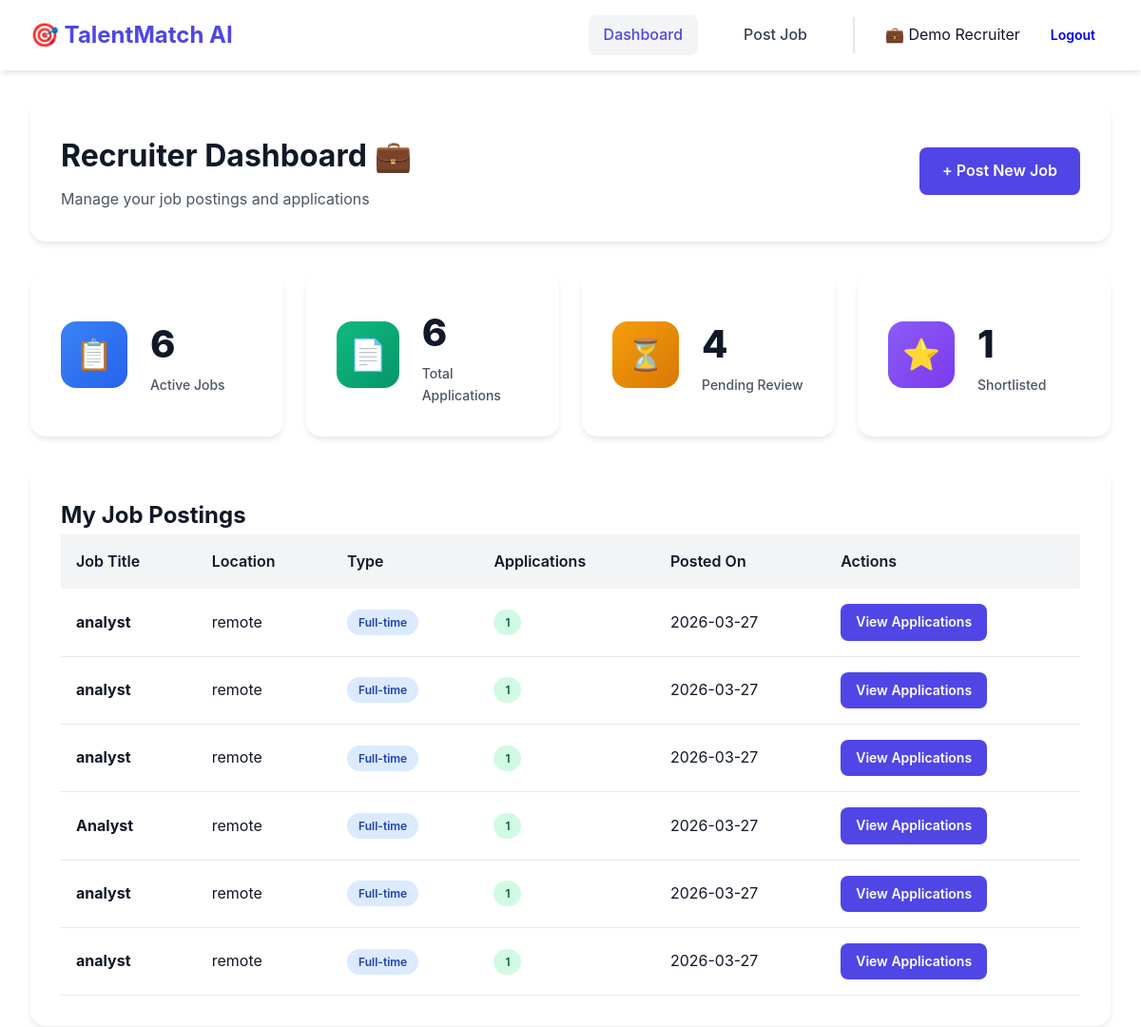
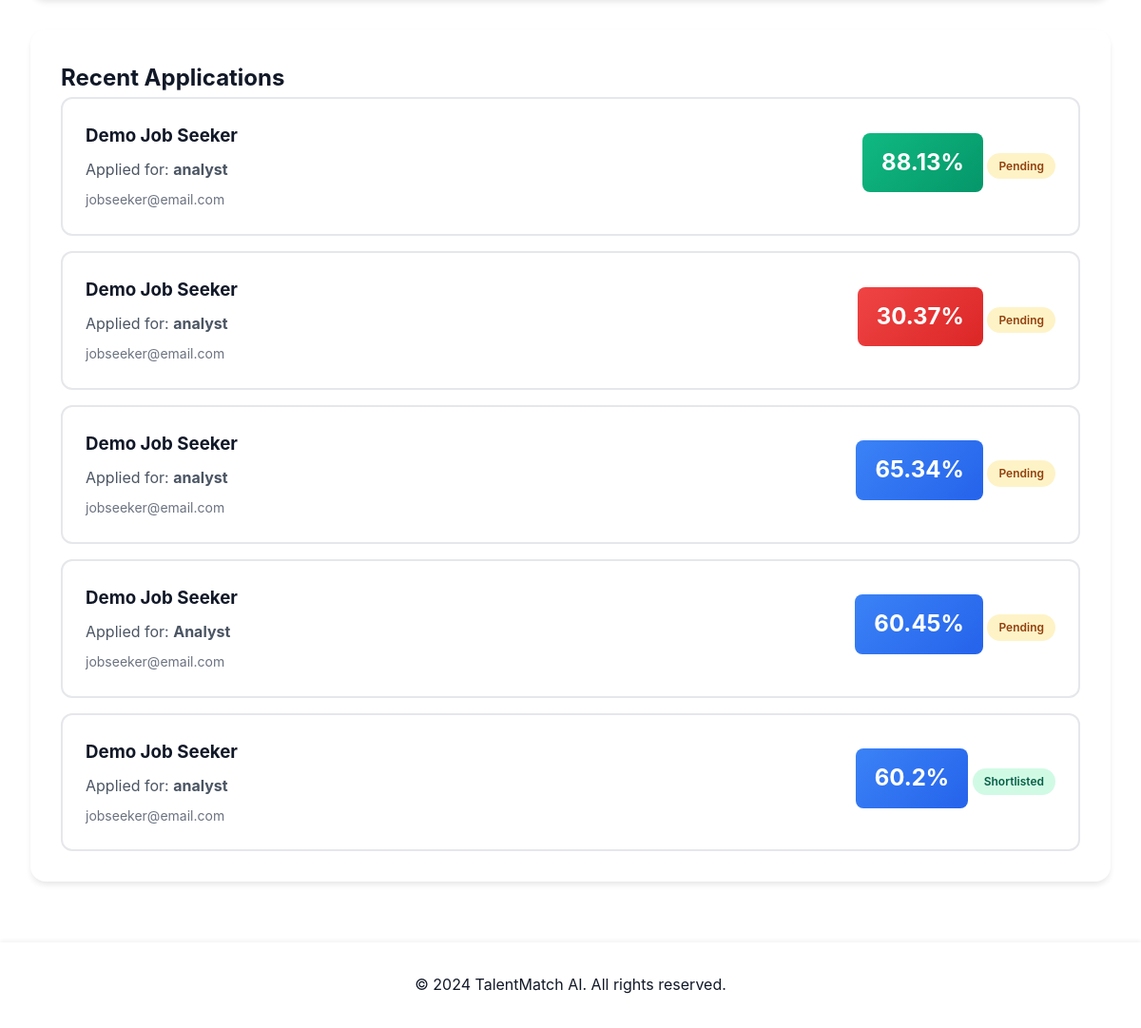
The page /recruiter/dashboard (signed in) on the database its author committed (2 pictures, top to bottom).
### tables this page shows
CREATE TABLE jobs (
            id INTEGER PRIMARY KEY AUTOINCREMENT,
            title TEXT NOT NULL,
            description TEXT NOT NULL,
            requirements TEXT NOT NULL,
            location TEXT,
            job_type TEXT,
            experience_level TEXT,
            salary_range TEXT,
            posted_by INTEGER,
            status TEXT DEFAULT 'active',
            created_at TIMESTAMP DEFAULT CURRENT_TIMESTAMP,
            FOREIGN KEY (posted_by) REFERENCES users (id)
        );

CREATE TABLE applications (
            id INTEGER PRIMARY KEY AUTOINCREMENT,
            job_id INTEGER NOT NULL,
            user_id INTEGER NOT NULL,
            resume_path TEXT NOT NULL,
            cover_letter TEXT,
            match_score REAL,
            skills_matched TEXT,
            experience_years INTEGER,
            education_level TEXT,
            status TEXT DEFAULT 'pending',
            screening_result TEXT,
            applied_at TIMESTAMP DEFAULT CURRENT_TIMESTAMP,
            FOREIGN KEY (job_id) REFERENCES jobs (id),
            FOREIGN KEY (user_id) REFERENCES users (id)
        );

CREATE TABLE users (
            id INTEGER PRIMARY KEY AUTOINCREMENT,
            username TEXT UNIQUE NOT NULL,
            email TEXT UNIQUE NOT NULL,
            password TEXT NOT NULL,
            role TEXT NOT NULL,
            full_name TEXT,
            phone TEXT,
            created_at TIMESTAMP DEFAULT CURRENT_TIMESTAMP
        );

### app.py (the view)
@app.route('/recruiter/dashboard')
def recruiter_dashboard():
    if 'user_id' not in session or session.get('role') != 'recruiter':
        flash('Access denied. Recruiters only.', 'error')
        return redirect(url_for('login'))
    conn = get_db()
    my_jobs = conn.execute('SELECT COUNT(*) as count FROM jobs WHERE posted_by = ?', (session['user_id'],)).fetchone()['count']
    total_applications = conn.execute('''
        SELECT COUNT(*) as count FROM applications a
        JOIN jobs j ON a.job_id = j.id WHERE j.posted_by = ?
    ''', (session['user_id'],)).fetchone()['count']
    pending = conn.execute('''
        SELECT COUNT(*) as count FROM applications a
        JOIN jobs j ON a.job_id = j.id WHERE j.posted_by = ? AND a.status = "pending"
    ''', (session['user_id'],)).fetchone()['count']
    shortlisted = conn.execute('''
        SELECT COUNT(*) as count FROM applications a
        JOIN jobs j ON a.job_id = j.id WHERE j.posted_by = ? AND a.status = "shortlisted"
    ''', (session['user_id'],)).fetchone()['count']
    jobs = conn.execute('''
        SELECT j.*, (SELECT COUNT(*) FROM applications WHERE job_id = j.id) as application_count
        FROM jobs j WHERE j.posted_by = ? ORDER BY j.created_at DESC
    ''', (session['user_id'],)).fetchall()
    recent_apps = conn.execute('''
        SELECT a.*, j.title as job_title, u.full_name as candidate_name, u.email as candidate_email
        FROM applications a
        JOIN jobs j ON a.job_id = j.id
        JOIN users u ON a.user_id = u.id
        WHERE j.posted_by = ?
        ORDER BY a.applied_at DESC LIMIT 5
    ''', (session['user_id'],)).fetchall()
    conn.close()
    stats = {'total_jobs': my_jobs, 'total_applications': total_applications,
             'pending_applications': pending, 'shortlisted': shortlisted}
    return render_template('recruiter_dashboard.html', stats=stats, jobs=jobs, applications=recent_apps)

### app.py (called while the page is built)
def get_db():
    conn = sqlite3.connect('database.db')
    conn.row_factory = sqlite3.Row
    return conn

### templates/recruiter_dashboard.html (shortened to what this page needs)
<!DOCTYPE html>
<html lang="en">
<head>
    <link rel="stylesheet" href="{{ url_for('static', filename='style.css') }}">
</head>
<body>
    <nav class="navbar">
        <div class="nav-brand">🎯 TalentMatch AI</div>
        <div class="nav-menu">
            <a href="{{ url_for('recruiter_dashboard') }}" class="nav-link active">Dashboard</a>
            <a href="{{ url_for('create_job') }}" class="nav-link">Post Job</a>
            <div class="nav-user">
                <span>💼 {{ session.full_name or session.username }}</span>
                <a href="{{ url_for('logout') }}" class="btn btn-sm">Logout</a>
            </div>
        </div>
    </nav>
    <div class="container">
        <div class="page-header">
            <div>
                <h1>Recruiter Dashboard 💼</h1>
                <p style="color: var(--gray-600); margin-top: 0.5rem;">Manage your job postings and applications</p>
            </div>
            <a href="{{ url_for('create_job') }}" class="btn btn-primary">+ Post New Job</a>
        </div>
        <div class="stats-grid">
            <div class="stat-card">
                <div class="stat-icon blue">📋</div>
                <div class="stat-info">
                    <h3>{{ stats.total_jobs }}</h3>
                    <p>Active Jobs</p>
                </div>
            </div>
            <div class="stat-card">
                <div class="stat-icon green">📄</div>
                <div class="stat-info">
                    <h3>{{ stats.total_applications }}</h3>
                    <p>Total Applications</p>
                </div>
            </div>
            <div class="stat-card">
                <div class="stat-icon orange">⏳</div>
                <div class="stat-info">
                    <h3>{{ stats.pending_applications }}</h3>
                    <p>Pending Review</p>
                </div>
            </div>
            <div class="stat-card">
                <div class="stat-icon purple">⭐</div>
                <div class="stat-info">
                    <h3>{{ stats.shortlisted }}</h3>
                    <p>Shortlisted</p>
                </div>
            </div>
        </div>
        <div class="section">
            <h2>My Job Postings</h2>
            {% if jobs|length > 0 %}
                <table class="data-table">
                    <thead>
                        <tr>
                            <th>Job Title</th>
                            <th>Location</th>
                            <th>Type</th>
                            <th>Applications</th>
                            <th>Posted On</th>
                            <th>Actions</th>
                        </tr>
                    </thead>
                    <tbody>
                        {% for job in jobs %}
                        <tr>
                            <td><strong>{{ job.title }}</strong></td>
                            <td>{{ job.location or 'Remote' }}</td>
                            <td><span class="badge badge-primary">{{ job.job_type or 'Full-time' }}</span></td>
                            <td><span class="badge badge-success">{{ job.application_count }}</span></td>
                            <td>{{ job.created_at[:10] }}</td>
                            <td>
                                <a href="{{ url_for('view_applications', job_id=job.id) }}" class="btn btn-sm btn-primary">
                                    View Applications
                                </a>
                            </td>
                        </tr>
                        {% endfor %}
                    </tbody>
                </table>
            {% else %}
                <p style="text-align: center; padding: 2rem; color: var(--gray-500);">
                    No jobs posted yet. <a href="{{ url_for('create_job') }}" style="color: var(--primary); font-weight: 600;">Post your first job!</a>
                </p>
            {% endif %}
        </div>
        <div class="section">
            <h2>Recent Applications</h2>
            {% if applications|length > 0 %}
                <div style="display: grid; gap: 1rem;">
                    {% for app in applications %}
                    <div style="border: 2px solid var(--gray-200); border-radius: 0.75rem; padding: 1.5rem; display: flex; justify-content: space-between; align-items: center;">
                        <div>
                            <h3 style="margin-bottom: 0.5rem;">{{ app.candidate_name }}</h3>
                            <p style="color: var(--gray-600); margin-bottom: 0.5rem;">
                                Applied for: <strong>{{ app.job_title }}</strong>
                            </p>
                            <p style="color: var(--gray-500); font-size: 0.875rem;">{{ app.candidate_email }}</p>
                        </div>
                        <div style="text-align: right;">
                            <div class="score-badge" style="background: linear-gradient(135deg,
                                {% if app.match_score >= 75 %}#10B981 0%, #059669 100%{% elif app.match_score >= 60 %}#3B82F6 0%, #2563EB 100%{% elif app.match_score >= 45 %}#F59E0B 0%, #D97706 100%{% else %}#EF4444 0%, #DC2626 100%{% endif %}); padding: 0.75rem 1.25rem; border-radius: 0.5rem; margin-bottom: 0.5rem;">
                                {{ app.match_score }}%
                            </div>
                            <span class="badge badge-{{ 'success' if app.status == 'shortlisted' else 'warning' }}">
                                {{ app.status.title() }}
                            </span>
                        </div>
                    </div>
                    {% endfor %}
                </div>
            {% else %}
                <p style="text-align: center; padding: 2rem; color: var(--gray-500);">No applications yet.</p>
            {% endif %}
        </div>
    </div>
    <footer class="footer">
        <p>&copy; 2024 TalentMatch AI. All rights reserved.</p>
    </footer>
</body>
</html>

### static/style.css (style rules this page uses)
* { margin: 0; padding: 0; box-sizing: border-box; }
:root { --primary: #4F46E5; --primary-dark: #4338CA; --primary-light: #818CF8; --success: #10B981; --warning: #F59E0B; --danger: #EF4444; --info: #3B82F6; --dark: #111827; --gray-800: #1F2937; --gray-700: #374151; --gray-600: #4B5563; --gray-500: #6B7280; --gray-400: #9CA3AF; --gray-300: #D1D5DB; --gray-200: #E5E7EB; --gray-100: #F3F4F6; --white: #FFFFFF; --shadow-sm: 0 1px 2px 0 rgba(0, 0, 0, 0.05); --shadow: 0 4px 6px -1px rgba(0, 0, 0, 0.1); --shadow-lg: 0 10px 15px -3px rgba(0, 0, 0, 0.1); --shadow-xl: 0 20px 25px -5px rgba(0, 0, 0, 0.1); }
body { font-family: 'Inter', -apple-system, BlinkMacSystemFont, 'Segoe UI', Roboto, sans-serif; background: var(--gray-50); color: var(--dark); line-height: 1.6; }
.navbar { background: white; box-shadow: var(--shadow); padding: 1rem 2rem; display: flex; justify-content: space-between; align-items: center; position: sticky; top: 0; z-index: 100; }
.nav-brand { font-size: 1.5rem; font-weight: 700; color: var(--primary); display: flex; align-items: center; gap: 0.5rem; }
.nav-menu { display: flex; align-items: center; gap: 2rem; }
.nav-link { color: var(--gray-700); text-decoration: none; padding: 0.5rem 1rem; border-radius: 0.5rem; font-weight: 500; transition: all 0.3s; }
.nav-link:hover, .nav-link.active { background: var(--gray-100); color: var(--primary); }
.nav-user { display: flex; align-items: center; gap: 1rem; padding-left: 2rem; border-left: 2px solid var(--gray-200); }
.container { max-width: 1400px; margin: 2rem auto; padding: 0 2rem; }
.page-header { background: white; padding: 2rem; border-radius: 1rem; box-shadow: var(--shadow); margin-bottom: 2rem; display: flex; justify-content: space-between; align-items: center; }
.page-header h1 { font-size: 2rem; font-weight: 700; color: var(--dark); }
.stats-grid { display: grid; grid-template-columns: repeat(auto-fit, minmax(250px, 1fr)); gap: 1.5rem; margin-bottom: 2rem; }
.stat-card { background: white; padding: 2rem; border-radius: 1rem; box-shadow: var(--shadow); display: flex; align-items: center; gap: 1.5rem; transition: all 0.3s; }
.stat-icon { width: 70px; height: 70px; border-radius: 1rem; display: flex; align-items: center; justify-content: center; font-size: 2rem; }
.stat-icon.blue { background: linear-gradient(135deg, #3B82F6 0%, #2563EB 100%); }
.stat-icon.green { background: linear-gradient(135deg, #10B981 0%, #059669 100%); }
.stat-icon.orange { background: linear-gradient(135deg, #F59E0B 0%, #D97706 100%); }
.stat-icon.purple { background: linear-gradient(135deg, #8B5CF6 0%, #7C3AED 100%); }
.stat-info h3 { font-size: 2.5rem; font-weight: 800; color: var(--dark); }
.stat-info p { color: var(--gray-600); font-size: 0.875rem; font-weight: 500; }
.btn { padding: 0.75rem 1.5rem; border: none; border-radius: 0.5rem; font-weight: 600; cursor: pointer; transition: all 0.3s; text-decoration: none; display: inline-block; text-align: center; }
.btn-primary { background: var(--primary); color: white; }
.btn-sm { padding: 0.5rem 1rem; font-size: 0.875rem; }
.section { background: white; padding: 2rem; border-radius: 1rem; box-shadow: var(--shadow); margin-bottom: 2rem; }
.data-table { width: 100%; border-collapse: collapse; }
.data-table thead { background: var(--gray-100); }
.data-table th { padding: 1rem; text-align: left; font-weight: 600; color: var(--dark); }
.data-table td { padding: 1rem; border-bottom: 1px solid var(--gray-200); }
.badge { padding: 0.25rem 0.75rem; border-radius: 9999px; font-size: 0.75rem; font-weight: 600; display: inline-block; }
.badge-primary { background: #DBEAFE; color: #1E40AF; }
.badge-success { background: #D1FAE5; color: #065F46; }
.badge-warning { background: #FEF3C7; color: #92400E; }
.score-badge { display: inline-block; padding: 0.75rem 1.5rem; border-radius: 0.75rem; color: white; font-weight: 700; font-size: 1.5rem; }
.footer { background: white; padding: 2rem; text-align: center; margin-top: 4rem; box-shadow: 0 -2px 4px rgba(0,0,0,0.05); }

### rows shown on the page
jobs: title "analyst", location "remote", job_type "Full-time", application_count "1", created_at "2026-03-27"
jobs: title "analyst", location "remote", job_type "Full-time", application_count "1", created_at "2026-03-27"
jobs: title "analyst", location "remote", job_type "Full-time", application_count "1", created_at "2026-03-27"
jobs: title "Analyst", location "remote", job_type "Full-time", application_count "1", created_at "2026-03-27"
jobs: title "analyst", location "remote", job_type "Full-time", application_count "1", created_at "2026-03-27"
jobs: title "analyst", location "remote", job_type "Full-time", application_count "1", created_at "2026-03-27"
applications: candidate_name "Demo Job Seeker", job_title "analyst", candidate_email "jobseeker@email.com", match_score "88.13", status "Pending"
applications: candidate_name "Demo Job Seeker", job_title "analyst", candidate_email "jobseeker@email.com", match_score "30.37", status "Pending"
applications: candidate_name "Demo Job Seeker", job_title "analyst", candidate_email "jobseeker@email.com", match_score "65.34", status "Pending"
applications: candidate_name "Demo Job Seeker", job_title "Analyst", candidate_email "jobseeker@email.com", match_score "60.45", status "Pending"
applications: candidate_name "Demo Job Seeker", job_title "analyst", candidate_email "jobseeker@email.com", match_score "60.2", status "Shortlisted"

### other values the page prints
{{ session.full_name or session.username }} "Demo Recruiter"
{{ stats.total_jobs }} "6"
{{ stats.total_applications }} "6"
{{ stats.pending_applications }} "4"
{{ stats.shortlisted }} "1"
